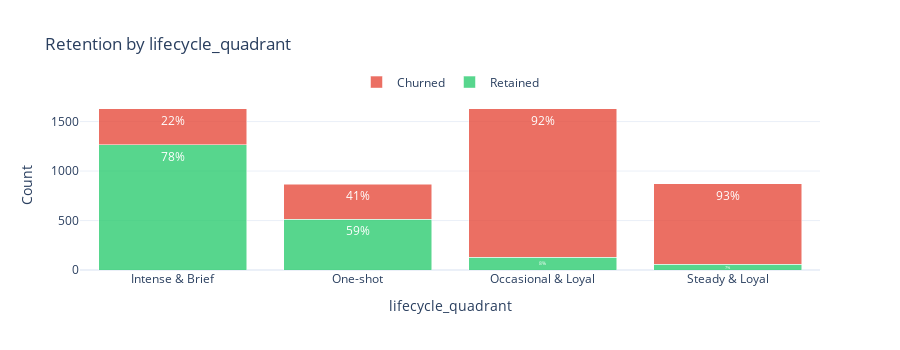
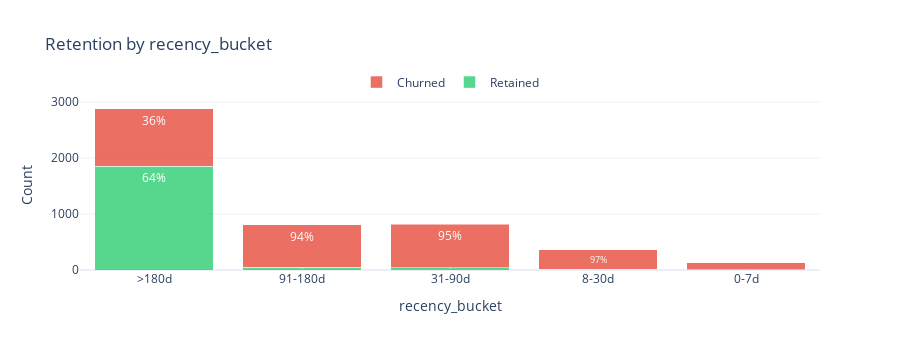

Source (notebook cell) for these figures, in order:
### Markdown cell above
## 4.6 Categorical Feature Analysis

Retention rates by category help identify which segments are at higher risk.

**📖 What to Look For:**
- Categories with **low retention rates** = high-risk segments for intervention
- **Large variation** across categories = strong predictive feature
- **Small categories** with extreme rates may be unreliable (small sample size)

**📊 Metrics Explained:**
- **Retention Rate**: % of customers in category who were retained
- **Lift**: How much better/worse than overall retention rate (>1 = better, <1 = worse)
- **Cramér's V**: Strength of association (0-1 scale, like correlation for categorical)

### Code cell
from customer_retention.stages.profiling import CategoricalTargetAnalyzer

if findings.target_column:
    target = findings.target_column
    overall_retention = df[target].mean()
    
    categorical_cols = [
        name for name, col in findings.columns.items()
        if col.inferred_type in [ColumnType.CATEGORICAL_NOMINAL, ColumnType.CATEGORICAL_ORDINAL]
        and name not in TEMPORAL_METADATA_COLS
    ]
    
    print("=" * 80)
    print("CATEGORICAL FEATURE ANALYSIS")
    print("=" * 80)
    print(f"Overall retention rate: {overall_retention:.1%}")
    
    if categorical_cols:
        # Use framework analyzer for summary
        cat_analyzer = CategoricalTargetAnalyzer(min_samples_per_category=10)
        summary_df = cat_analyzer.analyze_multiple(df, categorical_cols, target)
        
        print("\n📈 Categorical Feature Strength (Cramér's V):")
        print("-" * 60)
        for _, row in summary_df.iterrows():
            if row["cramers_v"] >= 0.3:
                strength = "Strong"
                emoji = "🔴"
            elif row["cramers_v"] >= 0.1:
                strength = "Moderate"
                emoji = "🟡"
            else:
                strength = "Weak"
                emoji = "🟢"
            sig = "***" if row["p_value"] < 0.001 else "**" if row["p_value"] < 0.01 else "*" if row["p_value"] < 0.05 else ""
            print(f"  {emoji} {row['feature']}: V={row['cramers_v']:.3f} ({strength}) {sig}")
        
        # Detailed analysis for each categorical feature
        for col_name in categorical_cols[:5]:
            result = cat_analyzer.analyze(df, col_name, target)
            
            print(f"\n{'='*60}")
            print(f"📊 {col_name.upper()}")
            print("="*60)
            
            # Display stats table
            if len(result.category_stats) > 0:
                display_stats = result.category_stats[['category', 'total_count', 'retention_rate', 'lift', 'pct_of_total']].copy()
                display_stats['retention_rate'] = display_stats['retention_rate'].apply(lambda x: f"{x:.1%}")
                display_stats['lift'] = display_stats['lift'].apply(lambda x: f"{x:.2f}x")
                display_stats['pct_of_total'] = display_stats['pct_of_total'].apply(lambda x: f"{x:.1%}")
                display_stats.columns = [col_name, 'Count', 'Retention Rate', 'Lift', '% of Data']
                display(display_stats)
                
                # Stacked bar chart
                cat_stats = result.category_stats
                categories = cat_stats['category'].tolist()
                retained_counts = cat_stats['retained_count'].tolist()
                churned_counts = cat_stats['churned_count'].tolist()
                
                fig = go.Figure()
                
                fig.add_trace(go.Bar(
                    name='Retained',
                    x=categories,
                    y=retained_counts,
                    marker_color='rgba(46, 204, 113, 0.8)',
                    text=[f"{r/(r+c)*100:.0f}%" for r, c in zip(retained_counts, churned_counts)],
                    textposition='inside',
                    textfont=dict(color='white', size=12)
                ))
                
                fig.add_trace(go.Bar(
                    name='Churned',
                    x=categories,
                    y=churned_counts,
                    marker_color='rgba(231, 76, 60, 0.8)',
                    text=[f"{c/(r+c)*100:.0f}%" for r, c in zip(retained_counts, churned_counts)],
                    textposition='inside',
                    textfont=dict(color='white', size=12)
                ))
                
                fig.update_layout(
                    barmode='stack',
                    title=f"Retention by {col_name}",
                    xaxis_title=col_name,
                    yaxis_title="Count",
                    template='plotly_white',
                    height=350,
                    legend=dict(orientation="h", yanchor="bottom", y=1.02, xanchor="center", x=0.5)
                )
                display_figure(fig)
                
                # Flag high-risk categories from framework result
                if result.high_risk_categories:
                    print(f"\n  ⚠️ High-risk categories (lift < 0.9x):")
                    for cat in result.high_risk_categories:
                        cat_row = cat_stats[cat_stats['category'] == cat].iloc[0]
                        print(f"     • {cat}: {cat_row['retention_rate']:.1%} retention ({cat_row['lift']:.2f}x lift)")
    else:
        print("\n  ℹ️ No categorical columns detected.")
else:
    print("No target column available for categorical analysis.")

### Figure 1 — Plotly figure (JSON) as saved in the notebook; plotly's stock layout.template omitted (floating-point values rounded to 4 significant figures)
{"data": [{"marker": {"color": "rgba(46, 204, 113, 0.8)"}, "name": "Retained", "text": ["78%", "59%", "8%", "7%"], "textfont": {"color": "white", "size": 12}, "textposition": "inside", "type": "bar", "x": ["Intense & Brief", "One-shot", "Occasional & Loyal", "Steady & Loyal"], "y": [1264, 512, 128, 60]}, {"marker": {"color": "rgba(231, 76, 60, 0.8)"}, "name": "Churned", "text": ["22%", "41%", "92%", "93%"], "textfont": {"color": "white", "size": 12}, "textposition": "inside", "type": "bar", "x": ["Intense & Brief", "One-shot", "Occasional & Loyal", "Steady & Loyal"], "y": [363, 355, 1504, 812]}], "layout": {"barmode": "stack", "height": 350, "legend": {"orientation": "h", "x": 0.5, "xanchor": "center", "y": 1.02, "yanchor": "bottom"}, "title": {"text": "Retention by lifecycle_quadrant"}, "xaxis": {"title": {"text": "lifecycle_quadrant"}}, "yaxis": {"title": {"text": "Count"}}}}

### Figure 2 — Plotly figure (JSON) as saved in the notebook; plotly's stock layout.template omitted (floating-point values rounded to 4 significant figures)
{"data": [{"marker": {"color": "rgba(46, 204, 113, 0.8)"}, "name": "Retained", "text": ["64%", "6%", "5%", "3%", "3%"], "textfont": {"color": "white", "size": 12}, "textposition": "inside", "type": "bar", "x": [">180d", "91-180d", "31-90d", "8-30d", "0-7d"], "y": [1854, 51, 43, 12, 4]}, {"marker": {"color": "rgba(231, 76, 60, 0.8)"}, "name": "Churned", "text": ["36%", "94%", "95%", "97%", "97%"], "textfont": {"color": "white", "size": 12}, "textposition": "inside", "type": "bar", "x": [">180d", "91-180d", "31-90d", "8-30d", "0-7d"], "y": [1030, 753, 775, 346, 130]}], "layout": {"barmode": "stack", "height": 350, "legend": {"orientation": "h", "x": 0.5, "xanchor": "center", "y": 1.02, "yanchor": "bottom"}, "title": {"text": "Retention by recency_bucket"}, "xaxis": {"title": {"text": "recency_bucket"}}, "yaxis": {"title": {"text": "Count"}}}}
